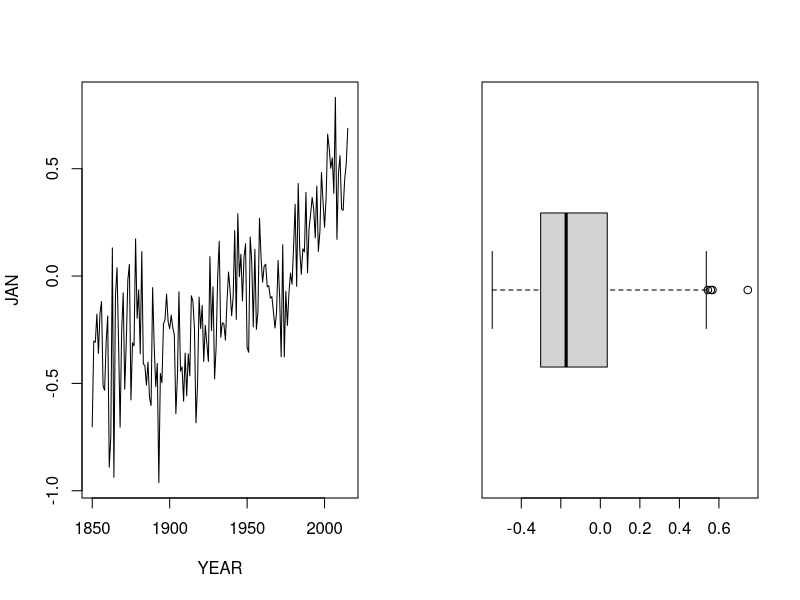
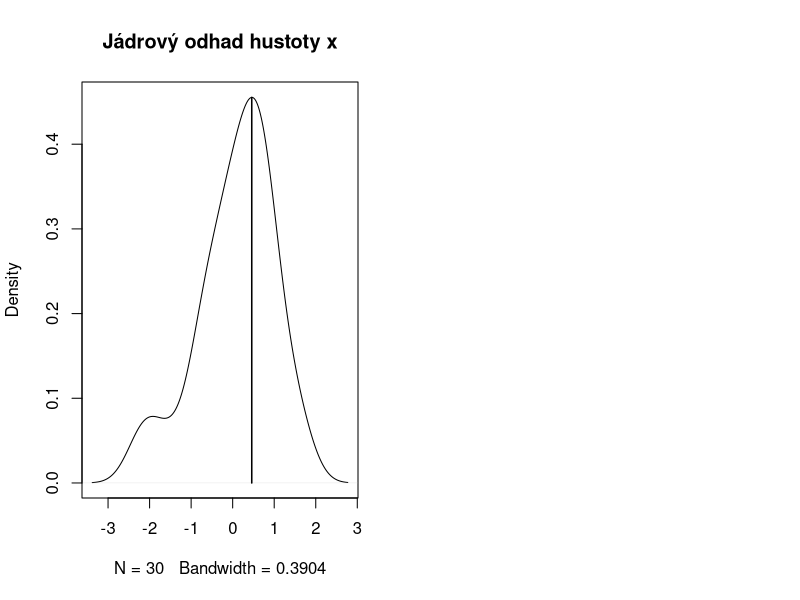

The R source for these figures, in order:
## ---- chunk 1
global_temperatures <- read.csv(file = "./data/JonesGlobalT.csv", 
                                row.names = 1)
head(x = global_temperatures, n = 5)
## ---- chunk 2
global_temperature_yr <- aggregate(x = . ~ YEAR, # <1>
                                   FUN = mean,  # <1>
                                   data = global_temperatures) # <1>
head(x = global_temperature_yr, n = 5)
## ---- chunk 3
par(mfrow = c(1, 2))
with(data = global_temperature_yr, expr = plot(YEAR, JAN, type = "l"))
with(data = global_temperature_yr, 
     expr = boxplot(ANNUAL, horizontal = TRUE))
## ---- chunk 4
set.seed(1)
x <- round(rnorm(30), 2)
x
## ---- chunk 5
t(sapply(X = 1:7, FUN = function(i) quantile(x))) #<1>
## ---- chunk 6
table(round(x = x, digits = 0)) #<1>
table(cut(x, breaks = 10)) #<2>
dens <- density(x = x) #<3>
max_dens <- which.max(dens$y)
plot(dens, main = "Jádrový odhad hustoty x") #<3>
segments(x0 = dens$x[max_dens], 
         y0 = 0, 
         x1 = dens$x[max_dens], 
         y1 = dens$y[max_dens], 
         lwd = 1.5) #<3>
## ---- chunk 7
min(x) #<1>
max(x) #<1>
max(x) - min(x) #<2>
range(x) #<2>
## ---- chunk 8
fivenum(x)
summary(x)
